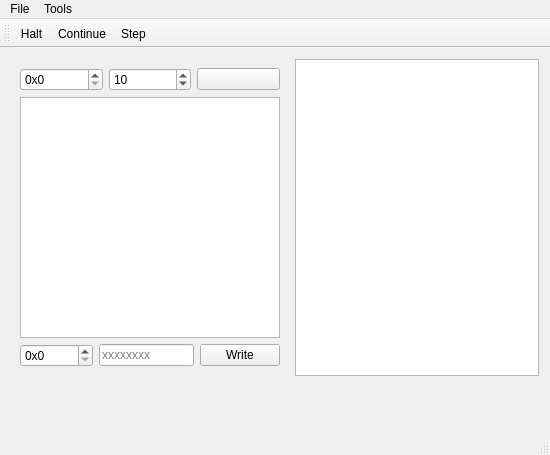
<?xml version="1.0" encoding="UTF-8"?>
<ui version="4.0">
 <class>MainWindow</class>
 <widget class="QMainWindow" name="MainWindow">
  <property name="geometry">
   <rect>
    <x>0</x>
    <y>0</y>
    <width>550</width>
    <height>455</height>
   </rect>
  </property>
  <property name="windowTitle">
   <string>C74.0 CPU Debugger</string>
  </property>
  <widget class="QWidget" name="centralWidget">
   <layout class="QVBoxLayout" name="verticalLayout_2">
    <item>
     <widget class="QWidget" name="widget_4" native="true">
      <layout class="QHBoxLayout" name="horizontalLayout_4">
       <property name="leftMargin">
        <number>0</number>
       </property>
       <property name="topMargin">
        <number>0</number>
       </property>
       <property name="rightMargin">
        <number>0</number>
       </property>
       <property name="bottomMargin">
        <number>0</number>
       </property>
       <item>
        <widget class="QWidget" name="widget" native="true">
         <layout class="QVBoxLayout" name="verticalLayout">
          <property name="leftMargin">
           <number>9</number>
          </property>
          <property name="topMargin">
           <number>9</number>
          </property>
          <property name="rightMargin">
           <number>9</number>
          </property>
          <property name="bottomMargin">
           <number>9</number>
          </property>
          <item>
           <widget class="QWidget" name="widget_2" native="true">
            <layout class="QHBoxLayout" name="horizontalLayout_2">
             <property name="leftMargin">
              <number>0</number>
             </property>
             <property name="topMargin">
              <number>0</number>
             </property>
             <property name="rightMargin">
              <number>0</number>
             </property>
             <property name="bottomMargin">
              <number>0</number>
             </property>
             <item>
              <widget class="QSpinBox" name="memoryBaseAddress">
               <property name="suffix">
                <string/>
               </property>
               <property name="prefix">
                <string>0x</string>
               </property>
               <property name="maximum">
                <number>100000</number>
               </property>
               <property name="singleStep">
                <number>4</number>
               </property>
               <property name="displayIntegerBase">
                <number>16</number>
               </property>
              </widget>
             </item>
             <item>
              <widget class="QSpinBox" name="memoryCount">
               <property name="minimum">
                <number>1</number>
               </property>
               <property name="maximum">
                <number>64</number>
               </property>
               <property name="value">
                <number>16</number>
               </property>
               <property name="displayIntegerBase">
                <number>16</number>
               </property>
              </widget>
             </item>
             <item>
              <widget class="QPushButton" name="refreshMemory">
               <property name="text">
                <string/>
               </property>
               <property name="icon">
                <iconset resource="res.qrc">
                 <normaloff>:/icons/iconfinder_sync_126579.png</normaloff>:/icons/iconfinder_sync_126579.png</iconset>
               </property>
               <property name="iconSize">
                <size>
                 <width>16</width>
                 <height>16</height>
                </size>
               </property>
              </widget>
             </item>
            </layout>
           </widget>
          </item>
          <item>
           <widget class="QTextEdit" name="textEdit"/>
          </item>
          <item>
           <widget class="QWidget" name="widget_3" native="true">
            <layout class="QHBoxLayout" name="horizontalLayout">
             <property name="leftMargin">
              <number>0</number>
             </property>
             <property name="topMargin">
              <number>0</number>
             </property>
             <property name="rightMargin">
              <number>0</number>
             </property>
             <property name="bottomMargin">
              <number>0</number>
             </property>
             <item>
              <widget class="QSpinBox" name="addressToWrite">
               <property name="prefix">
                <string>0x</string>
               </property>
               <property name="maximum">
                <number>100000</number>
               </property>
               <property name="singleStep">
                <number>4</number>
               </property>
               <property name="displayIntegerBase">
                <number>16</number>
               </property>
              </widget>
             </item>
             <item>
              <widget class="QLineEdit" name="valueToWrite">
               <property name="inputMask">
                <string>HHHHHHHH</string>
               </property>
               <property name="placeholderText">
                <string>xxxxxxxx</string>
               </property>
              </widget>
             </item>
             <item>
              <widget class="QPushButton" name="writeMemButton">
               <property name="text">
                <string>Write</string>
               </property>
              </widget>
             </item>
            </layout>
           </widget>
          </item>
         </layout>
        </widget>
       </item>
       <item>
        <widget class="QListWidget" name="listWidget"/>
       </item>
      </layout>
     </widget>
    </item>
    <item>
     <widget class="StatusLedsPanel" name="statusLedsPanel" native="true">
      <property name="minimumSize">
       <size>
        <width>0</width>
        <height>40</height>
       </size>
      </property>
     </widget>
    </item>
   </layout>
  </widget>
  <widget class="QMenuBar" name="menuBar">
   <property name="geometry">
    <rect>
     <x>0</x>
     <y>0</y>
     <width>550</width>
     <height>25</height>
    </rect>
   </property>
   <widget class="QMenu" name="menuRescan">
    <property name="title">
     <string>File</string>
    </property>
    <addaction name="actionExit"/>
   </widget>
   <widget class="QMenu" name="menuTools">
    <property name="title">
     <string>Tools</string>
    </property>
    <addaction name="actionHalt"/>
    <addaction name="actionContinue"/>
    <addaction name="actionStep"/>
    <addaction name="actionReset"/>
    <addaction name="separator"/>
    <addaction name="actionRefresh_Registers"/>
   </widget>
   <addaction name="menuRescan"/>
   <addaction name="menuTools"/>
  </widget>
  <widget class="QToolBar" name="mainToolBar">
   <attribute name="toolBarArea">
    <enum>TopToolBarArea</enum>
   </attribute>
   <attribute name="toolBarBreak">
    <bool>false</bool>
   </attribute>
   <addaction name="actionHalt"/>
   <addaction name="actionContinue"/>
   <addaction name="actionStep"/>
  </widget>
  <widget class="QStatusBar" name="statusBar"/>
  <action name="actionRescan_comports">
   <property name="text">
    <string>Rescan comports</string>
   </property>
  </action>
  <action name="actionHalt">
   <property name="icon">
    <iconset resource="res.qrc">
     <normaloff>:/icons/iconfinder_stop_326597.png</normaloff>:/icons/iconfinder_stop_326597.png</iconset>
   </property>
   <property name="text">
    <string>Halt</string>
   </property>
  </action>
  <action name="actionContinue">
   <property name="icon">
    <iconset resource="res.qrc">
     <normaloff>:/icons/iconfinder_play_126575.png</normaloff>:/icons/iconfinder_play_126575.png</iconset>
   </property>
   <property name="text">
    <string>Continue</string>
   </property>
  </action>
  <action name="actionStep">
   <property name="icon">
    <iconset resource="res.qrc">
     <normaloff>:/icons/icons8-step-into-48.png</normaloff>:/icons/icons8-step-into-48.png</iconset>
   </property>
   <property name="text">
    <string>Step</string>
   </property>
  </action>
  <action name="actionExit">
   <property name="text">
    <string>Exit</string>
   </property>
  </action>
  <action name="actionRefresh_Registers">
   <property name="text">
    <string>Refresh Registers</string>
   </property>
  </action>
  <action name="actionReset">
   <property name="text">
    <string>Reset</string>
   </property>
  </action>
 </widget>
 <layoutdefault spacing="6" margin="11"/>
 <customwidgets>
  <customwidget>
   <class>StatusLedsPanel</class>
   <extends>QWidget</extends>
   <header>statusledspanel.h</header>
   <container>1</container>
  </customwidget>
 </customwidgets>
 <resources>
  <include location="res.qrc"/>
 </resources>
 <connections/>
</ui>
